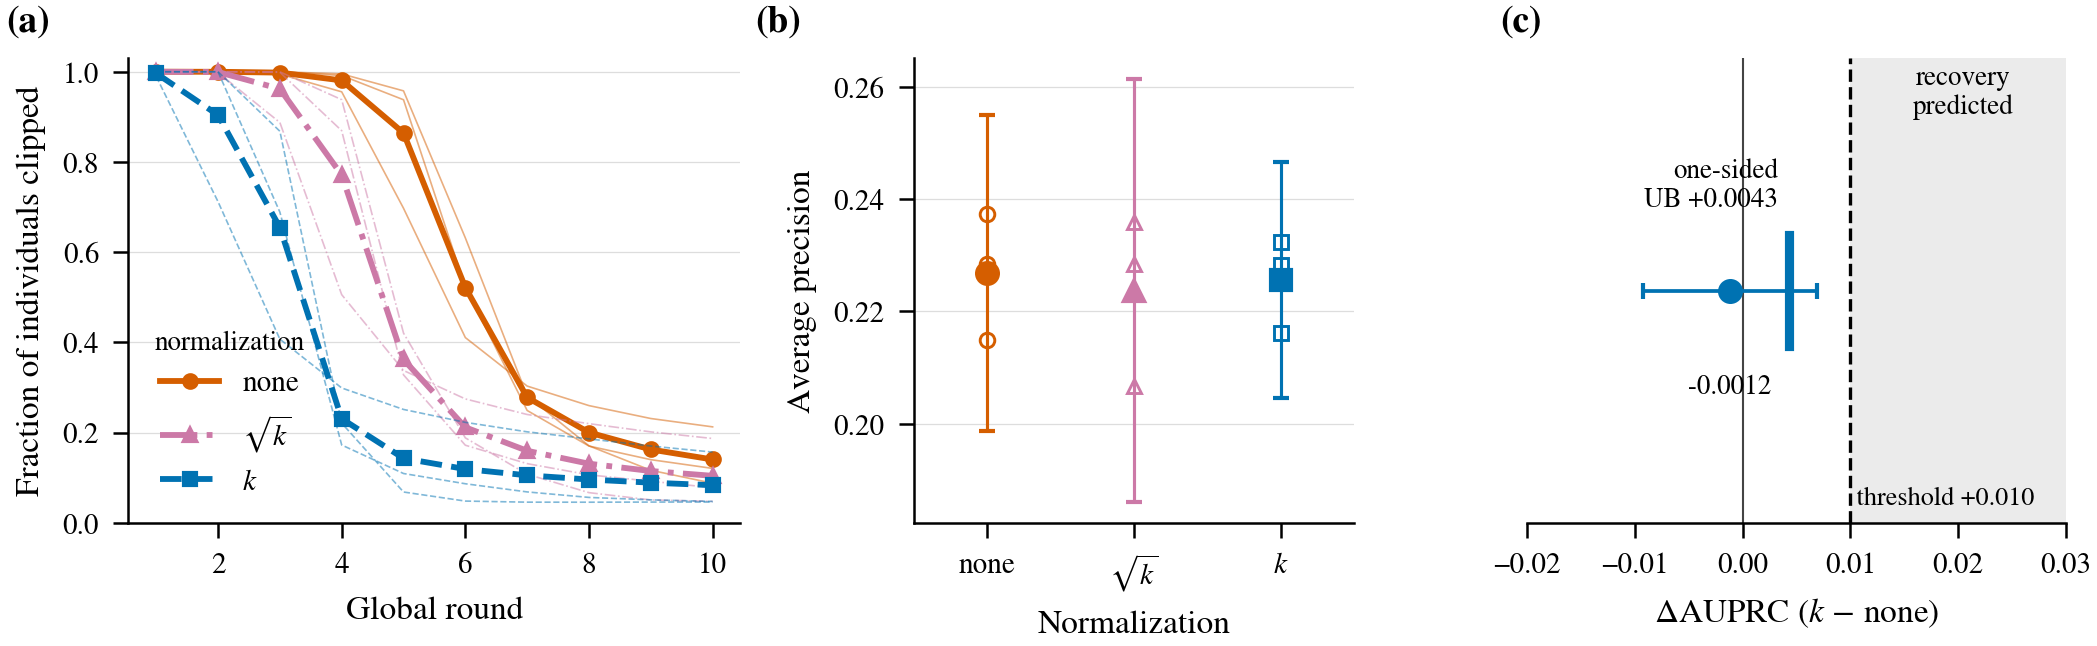

The script that drew this image:
"""fig08_clipnorm.py — Fig. 8: normalized clipping on eICU's natural partition,
amendment N-A2 (paper/figs.md, Fig. 8). (a) clip saturation per round per
rule; (b) AUPRC per rule; (c) paired difference k - none against the
registered threshold, with the one-sided 95 % upper bound."""
import csv
import json
from collections import defaultdict
import numpy as np
from scipy import stats as st
from _figstyle import plt, RES, DOUBLE, C, tci, panel, ygrid, save

D = RES / "phase5" / "nd_clipnorm" / "eicu"
RULES = (("none", "none", C["indiv"], "-", "o"),
         ("sqrt_k", "$\\sqrt{k}$", C["purple"], "-.", "^"),
         ("k", "$k$", C["record"], "--", "s"))
THRESH = 0.010


def main():
    rows = json.load(open(D / "nd_clipnorm_eicu_natural.json"))["rows"]
    seeds = sorted({r["seed"] for r in rows})
    fig, axs = plt.subplots(1, 3, figsize=(DOUBLE, 2.4),
                            gridspec_kw=dict(width_ratios=[1.25, 0.9, 1.1]))

    ax = axs[0]
    for mode, lab, col, ls, mk in RULES:
        curves = []
        for sd in seeds:
            h = list(csv.DictReader(open(D / f"hist_natural_seed{sd}_{mode}.csv")))
            r = [int(x["global_round"]) for x in h]
            s = [float(x["clip_saturation"]) for x in h]
            ax.plot(r, s, ls=ls, color=col, lw=0.4, alpha=0.5)
            curves.append(s)
        n = min(map(len, curves))
        ax.plot(range(1, n + 1), np.mean([c[:n] for c in curves], 0), ls=ls,
                color=col, lw=1.4, marker=mk, ms=3, label=lab)
    ax.set_xlabel("Global round")
    ax.set_ylabel("Fraction of individuals clipped")
    ax.set_ylim(0, 1.03)
    ax.legend(title="normalization", title_fontsize=6.5, loc="lower left")
    ygrid(ax); panel(ax, "a", x=-0.2)

    ax = axs[1]
    by = defaultdict(dict)
    for r in rows:
        by[r["mode"]][r["seed"]] = r["auprc"]
    for i, (mode, lab, col, ls, mk) in enumerate(RULES):
        v = [by[mode][s] for s in seeds]
        ax.plot([i] * len(v), v, mk, mfc="none", mec=col, ms=3.5, mew=0.7)
        m, h = tci(v)
        ax.errorbar(i, m, yerr=h, fmt=mk, color=col, ms=5, elinewidth=0.75)
    ax.set_xticks(range(3), [r[1] for r in RULES])
    ax.set_xlim(-0.5, 2.5)
    ax.set_xlabel("Normalization")
    ax.set_ylabel("Average precision")
    ygrid(ax); panel(ax, "b", x=-0.36)

    ax = axs[2]
    d = [by["k"][s] - by["none"][s] for s in seeds]
    m, h = tci(d)
    n = len(d)
    sd = np.std(d, ddof=1)
    ub = m + st.t.ppf(0.95, n - 1) * sd / np.sqrt(n)
    ax.axvspan(THRESH, 0.03, color=C["ctrl"], alpha=0.15, lw=0)
    ax.axvline(THRESH, color="k", ls="--", lw=0.8)
    ax.axvline(0, color="#444444", lw=0.5)
    ax.errorbar(m, 0.5, xerr=h, fmt="o", color=C["record"], ms=5, elinewidth=0.9)
    ax.plot([ub, ub], [0.38, 0.62], color=C["record"], lw=2.2)
    ax.text(ub - 0.001, 0.68, f"one-sided\nUB {ub:+.4f}", ha="right", fontsize=6.5)
    ax.text(m, 0.32, f"{m:+.4f}", ha="center", va="top", fontsize=6.5)
    ax.text(0.0205, 0.88, "recovery\npredicted", ha="center", fontsize=6.5)
    ax.text(THRESH, 0.04, f" threshold {THRESH:+.3f}", fontsize=6.3)
    ax.set_xlim(-0.02, 0.03)
    ax.set_ylim(0, 1)
    ax.set_yticks([])
    ax.spines["left"].set_visible(False)
    ax.set_xlabel("$\\Delta$AUPRC ($k$ $-$ none)")
    panel(ax, "c", x=-0.05)
    print(f"diff={m:+.4f} +-{h:.4f} UB={ub:+.4f} n={n}")
    fig.tight_layout(w_pad=0.8)
    save(fig, "fig08_clipnorm")


if __name__ == "__main__":
    main()
